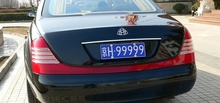
%> input picture 1.jpg, 220 x 103 px, shrunk from 640 x 299 before the run
$ octave --eval "result = Remove_Noise(imread('1.jpg'));"   (GNU Octave 9; MATLAB toolbox functions it lacks are replaced by stand-ins)
%> lines starting %> are read from the running program, lines starting %| are printed output that depends on the picture; in (x1, y1, x2, y2) boxes, pixels count from 0 and x2, y2 are one past the last pixel; in counts of white or black regions, pixels touching at a corner belong together; the program's own positions count from 1
### Hist_Equal.m
function [inImg] = Hist_Equal(inImg,m,n)
%Hist_Equal : PERFORMS HISTOGRAM EQUALIZATION
%   Performs regular Histogram Equalisation to improve the contrast of the
%   image. First histogram is created. Pdf is found by dividing with total
%   pixels. Cdf is found by cumulative adding. Finally the histogram is
%   spread out to improve contrast.

nBins = 255;
HIST = zeros(nBins,1);
fac = ceil(255/nBins);

%% CREATING HISTOGRAM

for i = 1:1:m
    for j = 1:1:n
        pos = ceil(double(inImg(i,j))/fac);
        if(pos==0)
            pos = 1;
        end
        HIST(pos,1) = HIST(pos,1)+1;
    end
end

%% CREATING PDF
PDF=zeros(nBins,1);

for i=1:1:nBins
    PDF(i,1)=HIST(i,1)/(m*n);
end

%% CREATING CDF
CDF=zeros(nBins,1);

for i=1:1:nBins
    if(i~=1)
        CDF(i,1)=CDF(i-1,1)+PDF(i,1);
    else
        CDF(i,1)=PDF(i,1);
    end
end

%% CREATING NEW IMAGE WITH HISTOGRAM EQUALIZATION TECHNIQUE
for i=1:1:m
    for j=1:1:n
        pos=ceil(double(inImg(i,j))/fac);
        if(pos==0)
            pos=1;
        end
        bpos=round(CDF(pos,1)*(nBins-1))+1;
        if(bpos~=nBins)
            inImg(i,j)=round(((fac*(bpos-1))+(fac*bpos))/2);
        else
            inImg(i,j)=round(((fac*(bpos-1))+255)/2);
        end
    end
end

end

### Horizontal_Edges.m
function [Hor,Max_H,inImg] = Horizontal_Edges(inImg,m,n)
%Horizontal_Edges : GETS THE LIMITS OF HORIZONTAL EDGES
%   Histogram is created with its y axis as difference of consecutive
%   pixels in a row and x axis as the row number. Difference is added to
%   sum for a certain difference inbetween two consecutive pixels.
%   Histogram is then smoothened to get proper limits. Finally threshold is
%   applied to get the start and finish location of the horizontal lines in
%   the image.

%% VARIABLES
sum = 0;
T_sum = 0;

diff = uint32(0);

Hor = zeros(n);
Max_H = 0;
maxi = 0;

%% CREATING HISTOGRAM FOR HORIZONTAL EDGE
for i = 2:1:n
    sum = 0;
    for j = 2:1:m
        if(inImg(j, i) > inImg(j-1, i))
            diff = uint32(inImg(j, i) - inImg(j-1, i));
        end
        if(inImg(j, i) <= inImg(j-1, i))
            diff = uint32(inImg(j-1, i) - inImg(j, i));
        end

        if(diff > 20)
            sum = sum + diff;
        end
    end
    Hor(i) = sum;

    if(sum > maxi)
        Max_H = i;
        maxi = sum;
    end
    T_sum = T_sum + sum;
end

avg = T_sum / n;

%% SMOOTHING HISTOGRAM
sum = 0;

for i = 21:1:(n-21)
    sum = 0;
    for j = (i-20):(i+20)
        sum = sum + Hor(j);
    end

    Hor(i) = sum / 41;
end
subplot(3,1,2);

%% FILTER VALUES BY DYNAMIC THRESHOLDING

for i = 1:1:n
    if(Hor(i) < avg)
        Hor(i) = 0;
        for j = 1:m
            inImg(j, i) = 0;
        end
    end
end

end

### Vertical_Edges.m
function [Ver,Max_V,inImg] = Vertical_Edges(inImg,m,n)
%Vertical_Edges : GETS THE LIMITS OF VERTICAL EDGES
%   Histogram is created with its y axis as difference of consecutive
%   pixels in a column and x axis as the column number. Difference is added
%   to sum for a certain difference inbetween two consecutive pixels.
%   Histogram is then smoothened to get proper limits. Finally threshold is
%   applied to get the start and finish location of the vertical lines in
%   the image.

%% VARIABLES
sum = 0;
T_sum = 0;

diff = uint32(0);

Ver = zeros(m);
Max_V = 0;
maxi = 0;

%% CREATING HISTOGRAM FOR VERTICAL EDGE
for i = 2:1:m
    sum = 0;
    for j = 2:1:n
        if(inImg(i, j) > inImg(i, j-1))
            diff = uint32(inImg(i, j) - inImg(i, j-1));
        end
        if(inImg(i, j) <= inImg(i, j-1))
            diff = uint32(inImg(i, j-1) - inImg(i, j));
        end

        if(diff > 20)
            sum = sum + diff;
        end
    end
    Ver(i) = sum;

    if(sum > maxi)
        Max_V = i;
        maxi = sum;
    end
    T_sum = T_sum + sum;
end

avg = T_sum / m;

%% SMOOTHING HISTOGRAM
sum = 0;

for i = 21:(m-21)
    sum = 0;
    for j = (i-20):(i+20)
        sum = sum + Ver(j);
    end
    Ver(i) = sum / 41;
end

%% FILTER VALUES BY DYNAMIC THRESHOLDING
for i = 1:m
    if(Ver(i) < avg)
        Ver(i) = 0;
        for j = 1:n
            inImg(i, j) = 0;
        end
    end
end

end

### Extract_Plate.m
function [inImg] = Extract_Plate(inImg,m,n,Hor,Max_H,Ver,Max_V)
%Extract_Plate : EXTRACTING THE LICENSE PLATE FROM THE IMAGE
%   Histogram is drawn row wise and column wise for the various block in
%   the image. The block with the highest histogram value is considered as
%   the region containing the license plate.

%% HISTOGRAM HORIZONTAL WISE
j = 1;
for i = 2:1:n-2
    if( ( (Hor(i) ~= 0) && (Hor(i-1) == 0) ) || ( (Hor(i) ~= 0) && (Hor(i+1) == 0) ) )
        Col_Det(j) = i;
        j = j + 1;
    elseif( (Hor(i) ~= 0) && (Hor(i-1) == 0) && (Hor(i+1) == 0))
        Col_Det(j) = i;
        Col_Det(j+1) = i;
        j = j + 2;
    end
end

%% HISTOGRAM VERTICAL WISE
j = 1;
for i = 2:1:m-2
    if( ( (Ver(i) ~= 0) && (Ver(i-1) == 0) ) || ( (Ver(i) ~= 0) && (Ver(i+1) == 0)  ) )
        Row_Det(j) = i;
        j = j + 1;
    elseif( (Ver(i) ~= 0) && (Ver(i-1) == 0) && (Ver(i+1) == 0) )
        Row_Det(j) = i;
        Row_Det(j+1) = i;
        j = j + 2;
    end
end


%% GETTING THE TOTAL NO OF ROWS AND COLUMNS IN THE REMAINING AREA
[~,rSize] = size(Row_Det);
[~,cSize] = size(Col_Det);

if(mod(rSize, 2))
    Row_Det(rSize+1) = m;
end

if(mod(cSize, 2))
    Col_Det(cSize+1) = n;
end

%% CHECKING ALL POSSIBILITIES
for i = 1:2:rSize
    for j = 1:2:cSize
        if(~((Max_H >= Col_Det(j) && Max_H <= Col_Det(j+1)) && (Max_V >=Row_Det(i) && Max_V <= Row_Det(i+1))))
            start_row = Row_Det(i);
            end_row = Row_Det(i+1);

            start_col = Col_Det(j);
            end_col = Col_Det(j+1);

            for k = start_row:1:end_row
                for l = start_col:1:end_col
                    inImg(k,l) = 0;
                end
            end
        end
    end
end

end

### Remove_Noise.m
function [I_hequal] = Remove_Noise(inImg)
%Remove_Noise : REMOVAL OF NOISE BY BLURRING AND SHARPENING IMAGE
%   Image is first blurred to smoothen image and to reduce noise.
%   Sharpened image is then obtained. Histogram Equalization is
%   performed to improve the contrast of the image.
%   Horizontal flattening is done for easier horizontal edge detectio.
%   Vertical flattening is done for easier vertical edge detection.
%   Image is then send to 'Horizontal_Edges' and 'Vertical_Edges'
%   to get the limits of respective type of edges.
%   License plate is then extracted from the image.

[m,n] = size(inImg);    % Getting the size of the image : m = rows and n = columns

%% BLURRING/SMOOTHENING
filt = fspecial('Average');     % Getting the smoothing filter
I_blr = imfilter(inImg,filt);

%% SHARPENING IMAGE
Edge = inImg - I_blr;
inImg = I_blr + Edge;

%% PERFORMING HISTOGRAM EQUALIZATION
I_hequal = inImg;
I_hequal = Hist_Equal(I_hequal , m , n);

%% HORIZONTAL EDGES
[Hor,Max_H,I_hequal] = Horizontal_Edges(I_hequal , m , n);

%% VERTICAL EDGES
[Ver,Max_V,I_hequal] = Vertical_Edges(I_hequal , m , n);

%% EXTRACTING PLATE
I_hequal = Extract_Plate(I_hequal , m , n , Hor , Max_H , Ver , Max_V);

end
%> after the loop in Hist_Equal, `for i = 1:1:m`: HIST = 255 values, max 749 at index 37, min 0 at index 1, mean 266.6
%> after the loop in Hist_Equal, `for i=1:1:nBins`: PDF = 255 values, max 0.011 at index 37, min 0 at index 1, mean 0.00392
%> after the loop in Hist_Equal, `for i=1:1:nBins`: CDF = 255 values from 0 to 1
%> after the loop in Hist_Equal, `for i=1:1:m`:
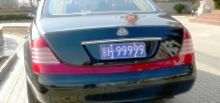
%> inImg: size 103x220x3 uint8; mean R, G, B 126.7, 126.7, 132.6
%> the loop in Horizontal_Edges, `for i = 2:1:n` made 659 passes
%> (maxi, T_sum) on passes 1, 3, 4, 32: (587, 587), (739, 1861), (882, 2743), (899, 19121)
%> T_sum on passes 2, 5, 6, 7, 8, 9: 1122, 3622, 4422, 5122, 5813, 6425
%> after the loop in Horizontal_Edges, `for i = 2:1:n`: Max_H = 118; T_sum = 443755; diff = 18; maxi = 1547
%> in Horizontal_Edges, `avg = T_sum / n;`: avg = 672
%> after the loop in Horizontal_Edges, `for i = 21:1:(n-21)`: Hor: size 660x660 double; min 0, max 1214.3, mean 1
%> after the loop in Horizontal_Edges, `for i = 1:1:n`:
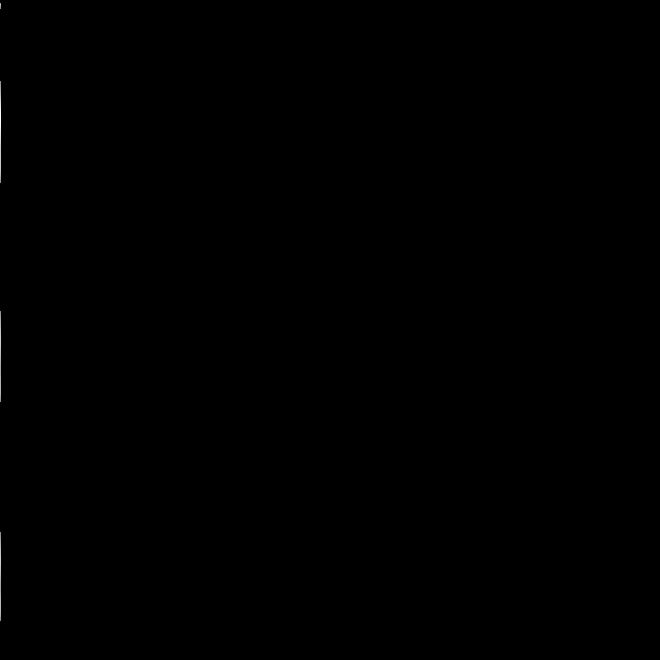
%> Hor: size 660x660 double; min 0, max 1214.3, mean 0.6; drawn with min black and max white
%> after the loop in Horizontal_Edges, `for i = 1:1:n`:
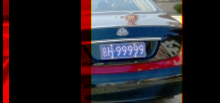
%> inImg: size 103x220x3 uint8; mean R, G, B 43.9, 36.9, 42.4
%> in Remove_Noise, `[Hor,Max_H,I_hequal] = Horizontal_Edges(I_hequal , m , n);`: Max_H = 118
%> the loop in Vertical_Edges, `for i = 2:1:m` made 102 passes
%> (maxi, T_sum) on passes 1, 2, 16, 17, 44, 45, 46, 47, 52: (1456, 1456), (1461, 2917), (2426, 22353), (2569, 24922), (2659, 66995), (3741, 70736), (4939, 75675), (5831, 81506), (6206, 109012)
%> T_sum on passes 3 to 8: 4326, 5669, 7083, 8350, 9631, 10853
%> after the loop in Vertical_Edges, `for i = 2:1:m`: T_sum = 171056; diff = 0
%> in Vertical_Edges, `avg = T_sum / m;`: avg = 1661
%> after the loop in Vertical_Edges, `for i = 21:(m-21)`:
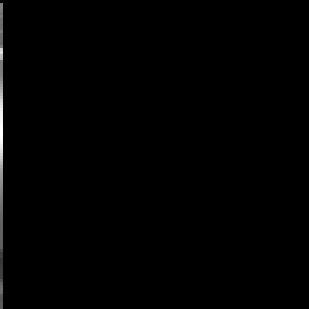
%> Ver: size 103x103 double (shown 3 times larger); min 0, max 2966.1, mean 15.8; drawn with min black and max white
%> after the loop in Vertical_Edges, `for i = 1:m`:
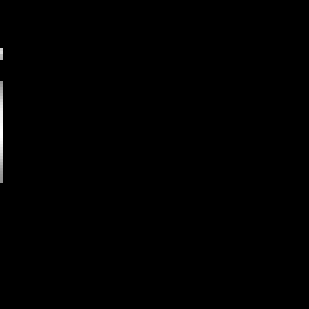
%> Ver: size 103x103 double (shown 3 times larger); 0.6% of pixels changed, all inside (x1, y1, x2, y2) = (0, 1, 1, 103); drawn with min black and max white
%> after the loop in Vertical_Edges, `for i = 1:m`:
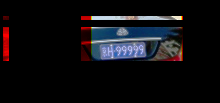
%> inImg: size 103x220x3 uint8; mean R, G, B 15.2, 14.2, 17.4
%> in Remove_Noise, `[Ver,Max_V,I_hequal] = Vertical_Edges(I_hequal , m , n);`: Max_V = 53
%> after the loop in Extract_Plate, `for i = 2:1:n-2`: Col_Det = [4 9 82 183 312 402 533 621]; j = 9
%> after the loop in Extract_Plate, `for i = 2:1:m-2`: Row_Det = [17 20 28 61]
%> in Extract_Plate, `[~,rSize] = size(Row_Det);`: rSize = 4
%> in Extract_Plate, `[~,cSize] = size(Col_Det);`: cSize = 8
%> the loop in Extract_Plate, `for i = 1:2:rSize` made 2 passes
%> after the loop in Extract_Plate, `for i = 1:2:rSize`:
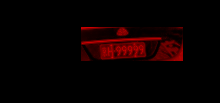
%> inImg: size 103x220x3 uint8; 16.46% of pixels changed, all inside (x1, y1, x2, y2) = (3, 16, 183, 61)
%> after the loop in Extract_Plate, `for i = 1:2:rSize`: end_col = 621; end_row = 61; start_col = 533; start_row = 28

$ run again, on 3.jpg
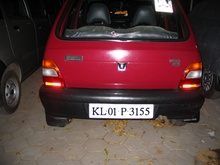
%> input picture 3.jpg, 220 x 165 px, shrunk from 2048 x 1536 before the run
%> after the loop in Hist_Equal, `for i = 1:1:m`: HIST = 255 values, max 1926 at index 18, min 24 at index 211, mean 427.1
%> after the loop in Hist_Equal, `for i=1:1:nBins`: PDF = 255 values, max 0.0177 at index 18, min 0.00022 at index 211, mean 0.00392
%> after the loop in Hist_Equal, `for i=1:1:nBins`: CDF = 255 values from 0.00123 to 1
%> the loop in Horizontal_Edges, `for i = 2:1:n` made 659 passes
%> (maxi, T_sum) on passes 1, 2, 3, 5, 6, 43, 58, 59: (151, 151), (156, 307), (168, 475), (195, 836), (310, 1146), (368, 6457), (375, 10354), (455, 10809)
%> after the loop in Horizontal_Edges, `for i = 2:1:n`: Max_H = 339; T_sum = 440766; diff = 3; maxi = 2158
%> in Horizontal_Edges, `avg = T_sum / n;`: avg = 668
%> in Remove_Noise, `[Hor,Max_H,I_hequal] = Horizontal_Edges(I_hequal , m , n);`: Max_H = 339
%> the loop in Vertical_Edges, `for i = 2:1:m` made 164 passes
%> (maxi, T_sum) on passes 1, 2, 3, 4, 6, 7, 8, 9: (1884, 1884), (2444, 4328), (2460, 6788), (2506, 9294), (2544, 14323), (2731, 17054), (2833, 19887), (2970, 22857)
%> after the loop in Vertical_Edges, `for i = 2:1:m`: T_sum = 372969; diff = 0
%> in Vertical_Edges, `avg = T_sum / m;`: avg = 2260
%> after the loop in Vertical_Edges, `for i = 21:(m-21)`:
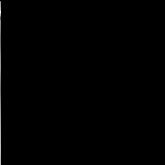
%> Ver: size 165x165 double; min 0, max 3938, mean 14; drawn with min black and max white
%> in Remove_Noise, `[Ver,Max_V,I_hequal] = Vertical_Edges(I_hequal , m , n);`: Max_V = 13
%> after the loop in Extract_Plate, `for i = 2:1:n-2`: Col_Det = [79 164 273 278 292 415 484 524 597 614 635 640 641 650]; j = 15
%> after the loop in Extract_Plate, `for i = 2:1:m-2`: Row_Det = [3 16 58 72 106]; j = 6
%> rSize = 5
%> cSize = 14
%> the loop in Extract_Plate, `for i = 1:2:rSize` made 3 passes
%> i on pass 3: 5
%> after the loop in Extract_Plate, `for i = 1:2:rSize`:
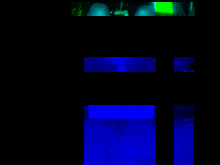
%> inImg: size 165x220x3 uint8; mean R, G, B 0, 3.8, 36.1
%> after the loop in Extract_Plate, `for i = 1:2:rSize`: end_col = 650; end_row = 165; start_col = 641; start_row = 106

$ run again, on 4.jpg
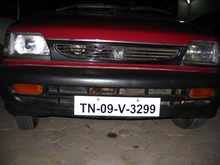
%> input picture 4.jpg, 220 x 165 px, shrunk from 2048 x 1536 before the run
%> after the loop in Hist_Equal, `for i = 1:1:m`: HIST = 255 values, max 2060 at index 8, min 18 at index 189, mean 427.1
%> after the loop in Hist_Equal, `for i=1:1:nBins`: PDF = 255 values, max 0.0189 at index 8, min 0.000165 at index 189, mean 0.00392
%> after the loop in Hist_Equal, `for i=1:1:nBins`: CDF = 255 values from 0.0151 to 1
%> the loop in Horizontal_Edges, `for i = 2:1:n` made 659 passes
%> (maxi, T_sum) on passes 1, 2, 3, 4, 5, 6, 11, 12: (106, 106), (142, 248), (225, 473), (307, 780), (410, 1190), (466, 1656), (519, 3871), (586, 4457)
%> after the loop in Horizontal_Edges, `for i = 2:1:n`: Max_H = 314; T_sum = 786184; diff = 8; maxi = 2260
%> in Horizontal_Edges, `avg = T_sum / n;`: avg = 1191
%> in Remove_Noise, `[Hor,Max_H,I_hequal] = Horizontal_Edges(I_hequal , m , n);`: Max_H = 314
%> the loop in Vertical_Edges, `for i = 2:1:m` made 164 passes
%> (maxi, T_sum) on passes 1, 4, 6, 9, 10, 37, 38, 39: (284, 284), (450, 1262), (702, 2201), (719, 3891), (752, 4643), (761, 15461), (880, 16341), (1197, 17538)
%> after the loop in Vertical_Edges, `for i = 2:1:m`: T_sum = 185473; diff = 0
%> in Vertical_Edges, `avg = T_sum / m;`: avg = 1124
%> in Remove_Noise, `[Ver,Max_V,I_hequal] = Vertical_Edges(I_hequal , m , n);`: Max_V = 51
%> after the loop in Extract_Plate, `for i = 2:1:n-2`: Col_Det = [58 182 276 390 499 604]; j = 7
%> after the loop in Extract_Plate, `for i = 2:1:m-2`: Row_Det = [35 56 74 144 146]; j = 6
%> rSize = 5
%> cSize = 6
%> the loop in Extract_Plate, `for i = 1:2:rSize` made 3 passes
%> i on pass 3: 5
%> after the loop in Extract_Plate, `for i = 1:2:rSize`:
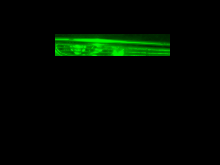
%> inImg: size 165x220x3 uint8; mean R, G, B 0, 8.9, 0
%> after the loop in Extract_Plate, `for i = 1:2:rSize`: end_col = 604; end_row = 165; start_col = 499; start_row = 146
